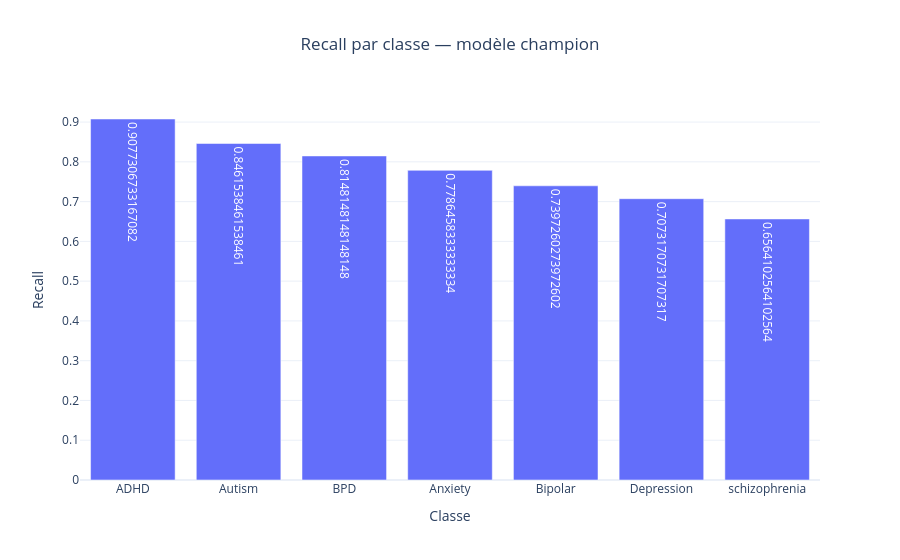

Notebook code cell kept with this figure:
### Code cell
fig = px.bar(
    class_recall_df,
    x="label",
    y="recall",
    text="recall",
    template=PLOTLY_TEMPLATE,
    title="Recall par classe — modèle champion",
    hover_data=["precision", "f1-score", "support"],
)

fig.update_layout(
    xaxis_title="Classe",
    yaxis_title="Recall",
    title_x=0.5,
)

fig.write_html(str(CLASSICAL_FIGURES_DIR / "class_recall_final_test.html"))
fig.show()

print("✅ Class recall figure saved")

### Figure 1 — Plotly figure (JSON) as saved in the notebook; plotly's stock layout.template omitted (floating-point values rounded to 4 significant figures)
{"data": [{"customdata": [[0.8771, 0.8922, 401.0], [0.8433, 0.8447, 299.0], [0.8173, 0.8161, 324.0], [0.8081, 0.7931, 384.0], [0.8108, 0.7736, 365.0], [0.617, 0.6591, 287.0], [0.6919, 0.6737, 195.0]], "hovertemplate": "label=%{x}<br>recall=%{text}<br>precision=%{customdata[0]}<br>f1-score=%{customdata[1]}<br>support=%{customdata[2]}<extra></extra>", "legendgroup": "", "marker": {"color": "#636efa", "pattern": {"shape": ""}}, "name": "", "orientation": "v", "showlegend": false, "text": [0.9077, 0.8462, 0.8148, 0.7786, 0.7397, 0.7073, 0.6564], "textposition": "auto", "type": "bar", "x": ["ADHD", "Autism", "BPD", "Anxiety", "Bipolar", "Depression", "schizophrenia"], "xaxis": "x", "y": [0.9077, 0.8462, 0.8148, 0.7786, 0.7397, 0.7073, 0.6564], "yaxis": "y"}], "layout": {"barmode": "relative", "legend": {"tracegroupgap": 0}, "title": {"text": "Recall par classe — modèle champion", "x": 0.5}, "xaxis": {"anchor": "y", "domain": [0, 1], "title": {"text": "Classe"}}, "yaxis": {"anchor": "x", "domain": [0, 1], "title": {"text": "Recall"}}}}
